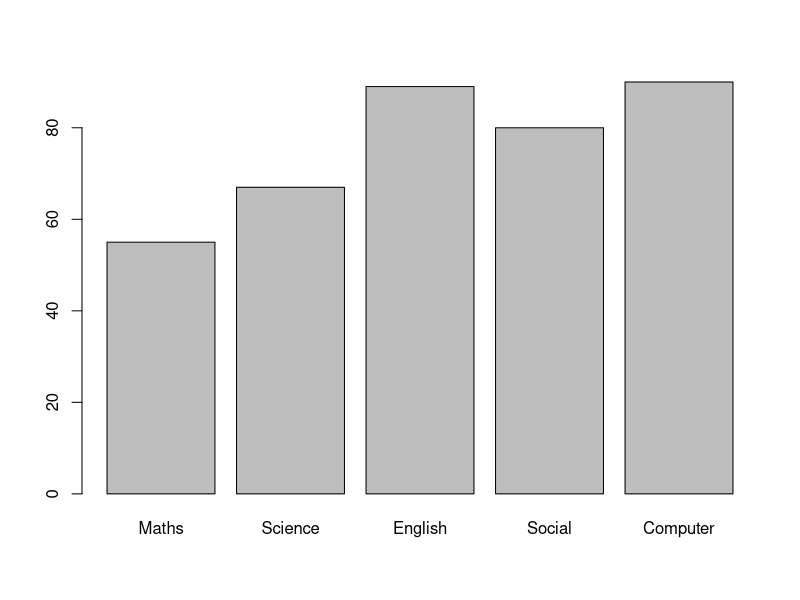
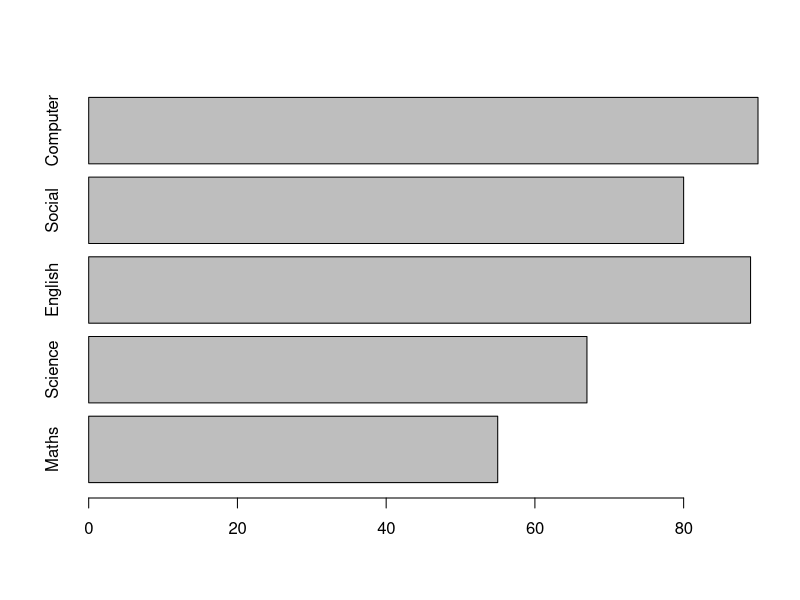

R code for these plots, in order:
marks <- c(55,67,89,80,90)
names <- c("Maths","Science","English","Social","Computer")

barplot(marks, names.arg=names)
barplot(marks, names.arg=names, horiz=TRUE)
